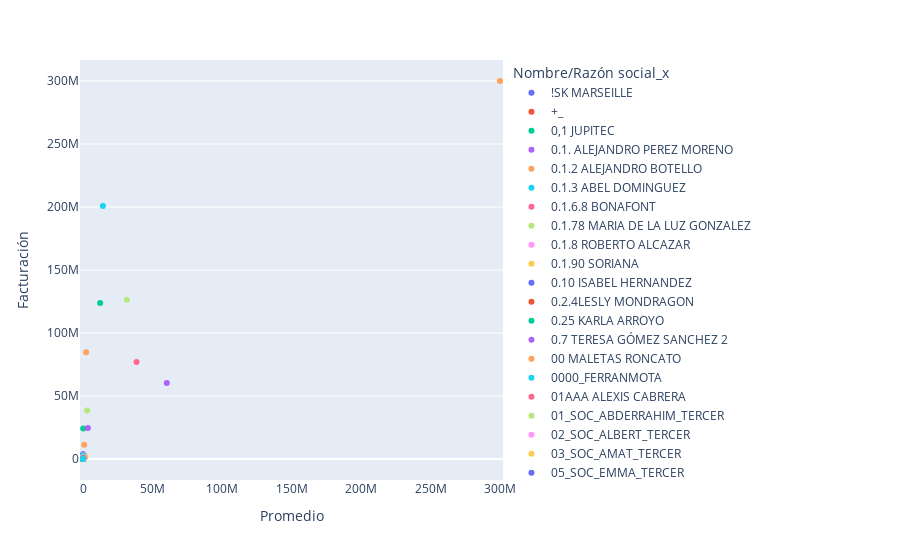

The code cell stored with this chart in its notebook:
### Code cell
px.strip(data_frame =clientes_merge_v,
         x          = "Promedio",
         y          = "Facturación",
         color      = "Nombre/Razón social_x")
